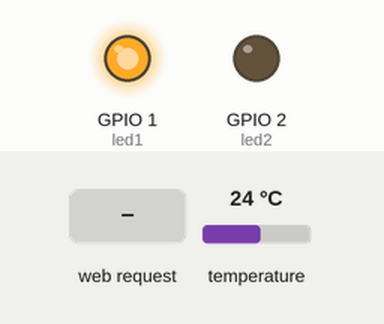
The sketch below on a simulated ESP8266 (NodeMCU). Shown: output pins drawn as LEDs (lit = HIGH). Inputs (shaded band) come from the test bench; at power-on: temperature 24 °C. WiFi joins after 1.5 s; servers stay silent unless stated.

Above: at 3.5 s.
3.6 s: HTTP request GET /whion received
At 4.8 s:
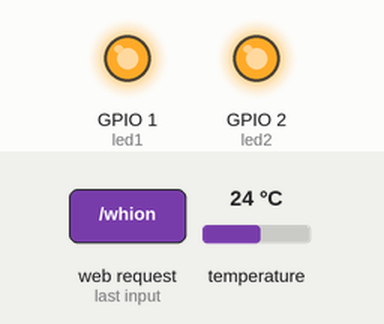
5.1 s: HTTP request GET /redon received
At 6.2 s:
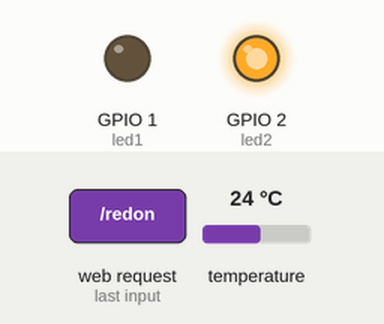
6.6 s: HTTP request GET /whioff received
At 7.4 s:
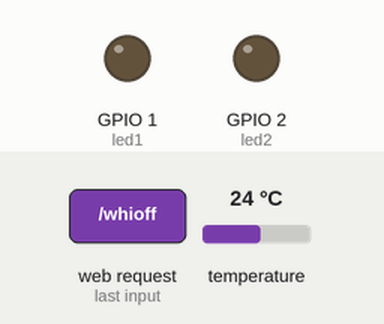
8.1 s: HTTP request GET /redoff received
At 8.5 s:
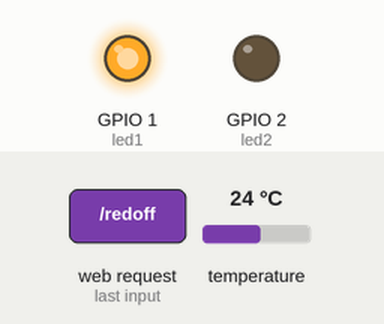
Timing chart, 0 to 10.6 s (numbered marks = the images above; inputs shaded):
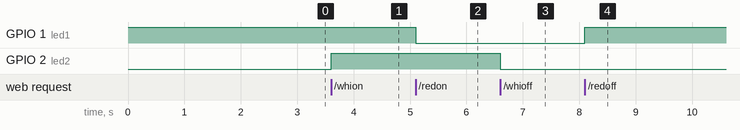

The sketch:

sketch_jun29a.ino
```cpp
#include <ESP8266WiFi.h>
#include <WiFiClient.h>
#include <ESP8266WebServer.h>
#include <OneWire.h>
#include <stdio.h>
const char* ssid = "OpenWrt"; //Подключается к точке доступа OpenWrt
char strok[30];
char buf[30];
long sec;
int ss;
IPAddress ip(192,168,1,111);
IPAddress gateway(192,168,1,1);
IPAddress subnet(255,255,255,0);
ESP8266WebServer server(8080);
OneWire ds(0); // Датчик температуры DS18B20 на GPIO - 0
const int led1 = 1; // GPIO - 1 LED R
const int led2 = 2; // GPIO - 2 LED W
void temper() {
byte i;
byte present = 0;
byte data[12];
byte addr[8];
float celsius;
if ( !ds.search(addr)) {
ds.reset_search();
delay(250);
return;
}
OneWire::crc8(addr, 7);
ds.reset();
ds.select(addr);
ds.write(0x44, 1); // start conversion, with parasite power on at the end
delay(800); // maybe 750ms is enough, maybe not
present = ds.reset();
ds.select(addr);
ds.write(0xBE); // Read Scratchpad
for ( i = 0; i < 9; i++) { // we need 9 bytes
data[i] = ds.read();
}
// Convert the data to actual temperature
// because the result is a 16 bit signed integer, it should
// be stored to an "int16_t" type, which is always 16 bits
// even when compiled on a 32 bit processor.
int16_t raw = (data[1] << 8) | data[0];
byte cfg = (data[4] & 0x60);
// at lower res, the low bits are undefined, so let's zero them
if (cfg == 0x00) raw = raw & ~7; // 9 bit resolution, 93.75 ms
else if (cfg == 0x20) raw = raw & ~3; // 10 bit res, 187.5 ms
else if (cfg == 0x40) raw = raw & ~1; // 11 bit res, 375 ms
//// default is 12 bit resolution, 750 ms conversion time
celsius = (float)raw / 16.0;
dtostrf(celsius,5,2,buf);
sprintf(strok,"<h1>Temperatura = %s Celsius</h1>",buf);
}
void tem(){
server.send(200, "text/html",strok);
}
void whi_on() {
digitalWrite(led2, 1);
server.send(200, "text/html","<h1>whi on</h1>");
}
void whi_off() {
digitalWrite(led2, 0);
server.send(200, "text/html","<h1>whi of</h1>");
}
void red_on() {
digitalWrite(led1, 0);
server.send(200, "text/html","<h1>red on</h1>");
}
void red_off() {
digitalWrite(led1, 1);
server.send(200, "text/html","<h1>red of</h1>");
}
void whi_sta(){
if (digitalRead(led1)==0 && digitalRead(led2)==1) server.send(200, "text/html","<h1>Status: RedOn WhiOn</h1>");
if (digitalRead(led1)==1 && digitalRead(led2)==1) server.send(200, "text/html","<h1>Status: RedOf WhiOn</h1>");
if (digitalRead(led1)==0 && digitalRead(led2)==0) server.send(200, "text/html","<h1>Status: RedOn WhiOf</h1>");
if (digitalRead(led1)==1 && digitalRead(led2)==0) server.send(200, "text/html","<h1>Status: RedOf WhiOf</h1>");
}
void root(){
server.send(200, "text/html","<h1>This is web-server on Wifi-esp-01.<br>He controls two led and temperature.<br>Command:/whion /whioff /redon /redoff /temp /status</h1>");
}
void setup(void){
pinMode(led1, OUTPUT);
pinMode(led2, OUTPUT);
digitalWrite(led1, 1);
digitalWrite(led2, 0);
WiFi.config(ip,gateway,subnet);
WiFi.begin(ssid);
// Wait for connection
while (WiFi.status() != WL_CONNECTED) {
delay(500);
}
temper();
server.on("/temp", tem);
server.on("/whion", whi_on);
server.on("/whioff", whi_off);
server.on("/redon", red_on);
server.on("/redoff", red_off);
server.on("/status", whi_sta);
server.on("/", root);
server.begin();
// Serial.println("HTTP server started");
}
void loop(void){
sec=millis()/1000;
ss=sec%60; // second
if(ss==0 || ss==30 ) {temper();
}
server.handleClient();
}
```

Measured:
- after the input at 3.6 s, GPIO 2 (led2): LOW → HIGH at once
- after the input at 5.1 s, GPIO 1 (led1): HIGH → LOW at once
- after the input at 6.6 s, GPIO 2 (led2): HIGH → LOW at once
- after the input at 8.1 s, GPIO 1 (led1): LOW → HIGH at once
